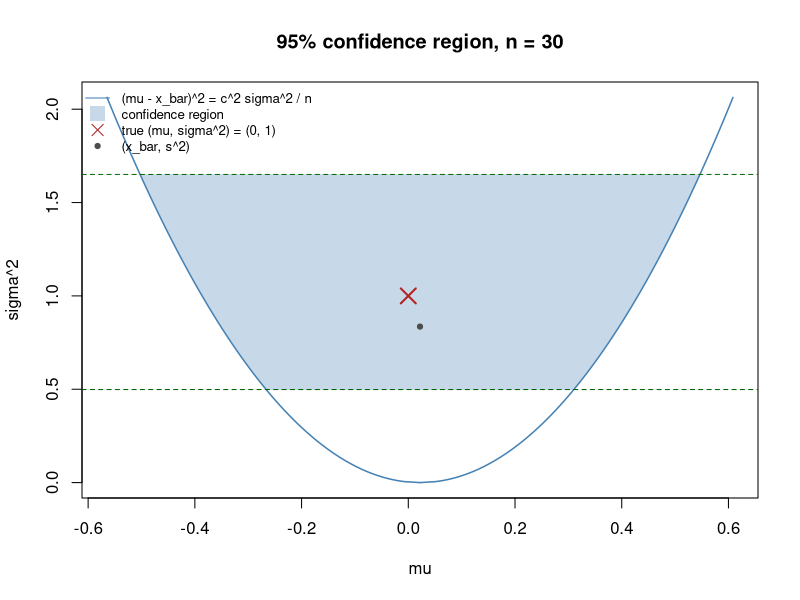

Write the R code that produced this figure.
# Confidence region for (mu, sigma^2) of a normal sample.
set.seed(0)
n <- 30
alpha <- 0.05
x <- rnorm(n)
xbar <- mean(x)
ss <- sum((x - xbar)^2)
g <- (1 - sqrt(1 - alpha)) / 2   # each of the two independent pieces has level sqrt(1 - alpha)
cc <- qnorm(1 - g)
s2_lo <- ss / qchisq(1 - g, n - 1)
s2_hi <- ss / qchisq(g, n - 1)

s2 <- seq(0, s2_hi * 1.25, length.out = 400)
half <- cc * sqrt(s2 / n)
plot(xbar - half, s2, type = "l", col = "steelblue", lwd = 1.5,
     xlim = range(xbar - half, xbar + half), ylim = c(0, s2_hi * 1.25),
     xlab = "mu", ylab = "sigma^2", main = sprintf("95%% confidence region, n = %d", n))
lines(xbar + half, s2, col = "steelblue", lwd = 1.5)
band <- seq(s2_lo, s2_hi, length.out = 200)
hb <- cc * sqrt(band / n)
polygon(c(xbar - hb, rev(xbar + hb)), c(band, rev(band)),
        col = adjustcolor("steelblue", 0.3), border = NA)
abline(h = c(s2_lo, s2_hi), lty = 2, col = "darkgreen")
points(0, 1, pch = 4, cex = 2, lwd = 2, col = "firebrick")
points(xbar, ss / (n - 1), pch = 19, cex = 0.7, col = "grey30")
legend("topleft", bty = "n", cex = 0.8,
       legend = c("(mu - x_bar)^2 = c^2 sigma^2 / n", "confidence region",
                  "true (mu, sigma^2) = (0, 1)", "(x_bar, s^2)"),
       col = c("steelblue", adjustcolor("steelblue", 0.3), "firebrick", "grey30"),
       lty = c(1, NA, NA, NA), pch = c(NA, 15, 4, 19), pt.cex = c(NA, 2, 1.5, 0.7))
